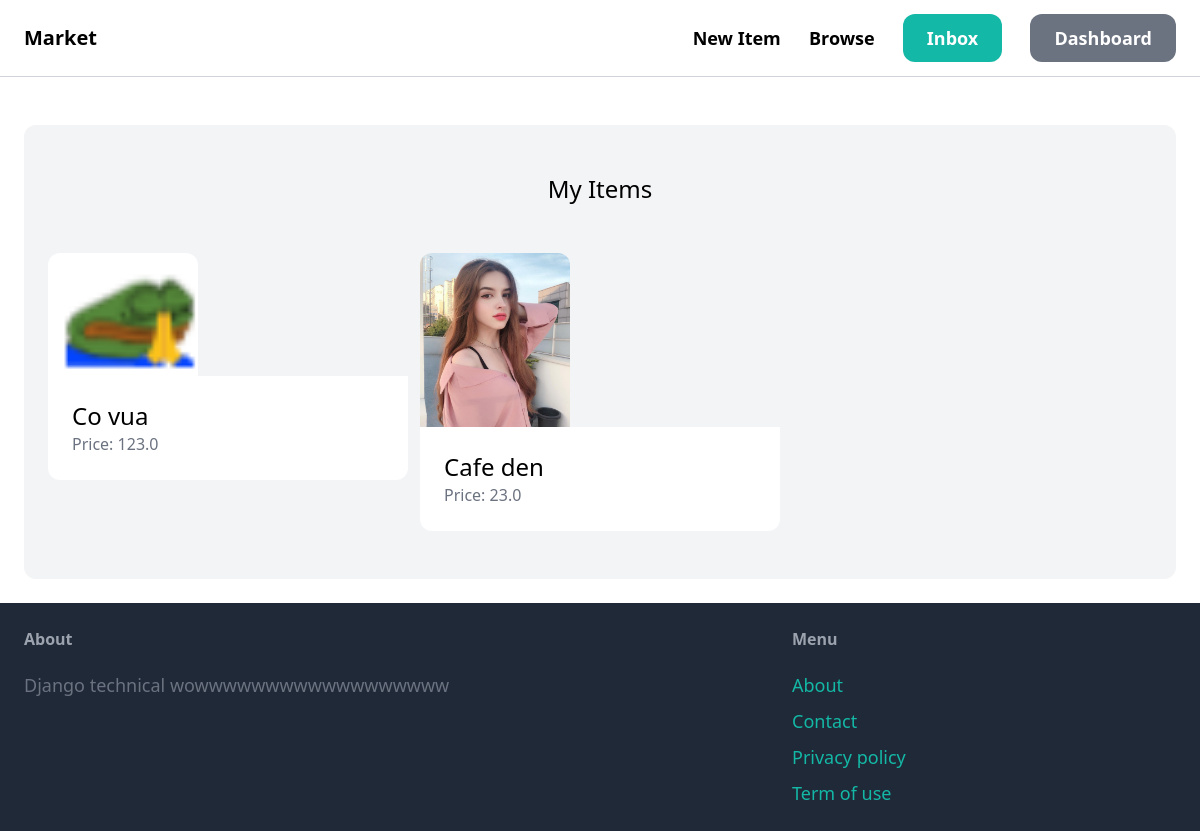
The app's page /dashboard/ (signed in), older data.
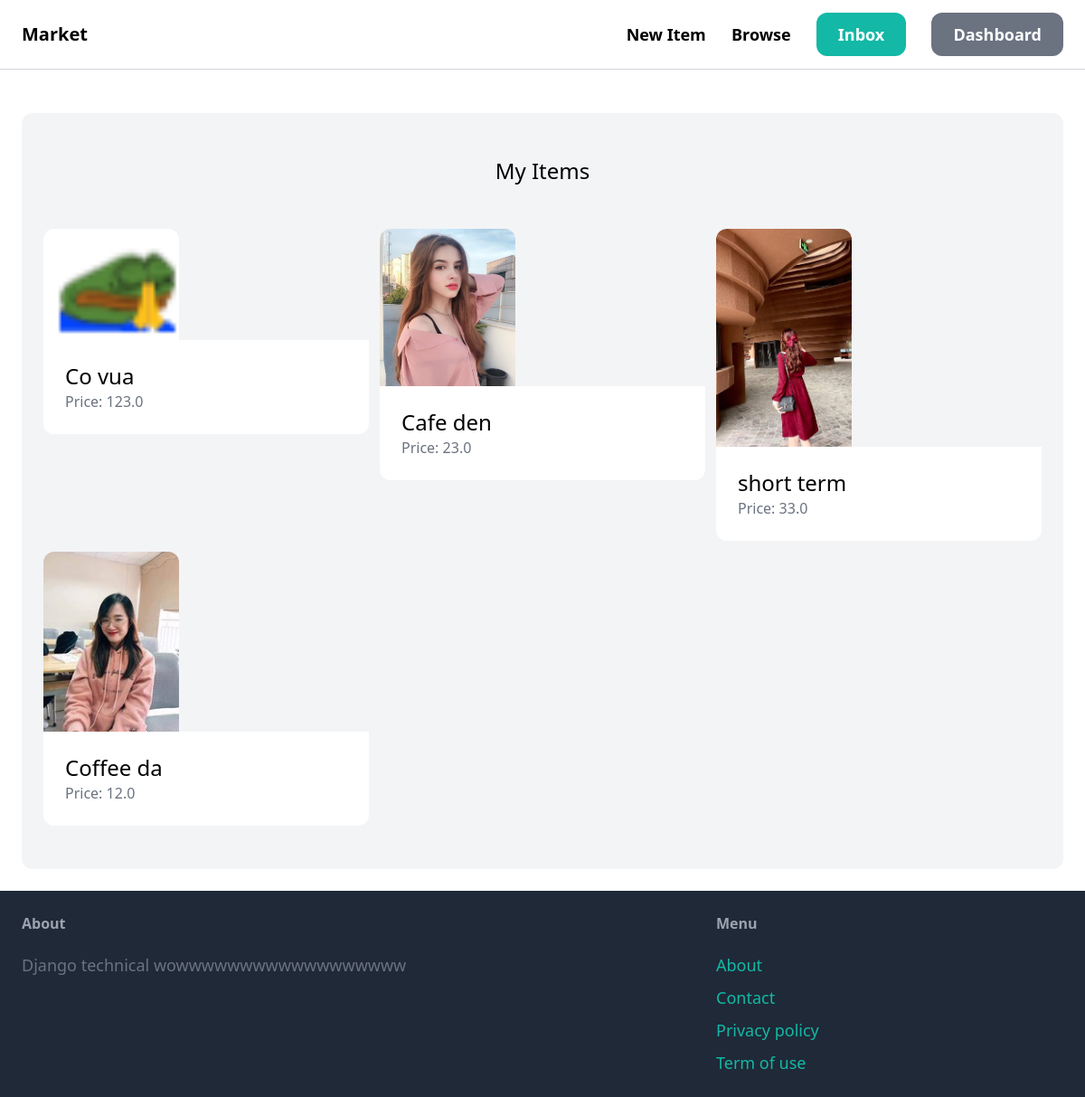
The same page, newer data.
### item/models.py (models this page shows, shortened)
class Item(models.Model):
    category = models.ForeignKey(Category, related_name='items', on_delete=models.CASCADE)
    name = models.CharField(max_length=255)
    description = models.TextField(blank=True, null=True)
    price = models.FloatField()
    image = models.ImageField(upload_to='item_images', blank=True, null=True)
    is_sold = models.BooleanField(default=False)
    created_by = models.ForeignKey(User, related_name='items', on_delete=models.CASCADE)
    created_at = models.DateTimeField(auto_now_add=True)

### dashboard/views.py (the view)
# urls.py: path('', views.index, name='index'),
@login_required
def index(request):
    items = Item.objects.filter(created_by=request.user)
    return render(request, 'dashboard/index.html',{
        "items": items
    })

### dashboard/templates/dashboard/index.html (shortened to what this page needs)
{% extends 'core/base.html' %}
{% block content %}
    <div class="mt-6 px-6 py-12 bg-gray-100 rounded-xl">
        <div class="mb-12 text-2xl text-center">
            My Items
        </div>
        <div class="grid grid-cols-3 gap-3">
            {% for item in items %}
                <div>
                    <a href="{% url 'item:detail' item.id %}">
                        <div>
                            <img
                                src="{{ item.image.url }}"
                                alt="img_item"
                                class="rounded-t-xl"
                                height="auto"
                                width="150px"
                            >
                        </div>
                        <div class="p-6 bg-white rounded-b-xl">
                            <h2 class="text-2xl">
                                {{item.name}}
                            </h2>
                            <p class="text-gray-500">
                                Price: {{item.price}}
                            </p>
                        </div>
                    </a>
                </div>
            {% endfor  %}
        </div>
    </div>
{% endblock %}

### core/templates/core/base.html (shortened to what this page needs)
<!DOCTYPE html>
<html lang="en">
<head>
    <script src="https://cdn.tailwindcss.com"></script>
</head>
<body>
    <nav class="py-6 px-6 flex justify-between items-center border-b border-gray-300">
        <a href="/" class="text-xl font-semibold">Market</a>
        <div class="space-x-6">
            <a href="{% url 'item:newitem' %}" class="text-lg font-semibold hover:text-gray-500">New Item</a>
            <a href="{% url 'item:items' %}" class="text-lg font-semibold hover:text-gray-500">Browse</a>
            {% if request.user.is_authenticated %}
            <a href="{% url 'conversation:inbox' %}" class="px-6 py-3 text-lg font-semibold bg-teal-500 text-white rounded-xl hover:bg-teal-700">Inbox</a>
            <a href="{% url 'dashboard:index' %}" class="px-6 py-3 text-lg font-semibold bg-gray-500 text-white rounded-xl hover:bg-gray-700">Dashboard</a>
            {% else %}
            <a href="{% url 'core:login' %}" class="px-6 py-3 text-lg font-semibold bg-teal-500 text-white rounded-xl hover:bg-teal-700">Login</a>
            <a href="{% url 'core:signup' %}" class="px-6 py-3 text-lg font-semibold bg-gray-500 text-white rounded-xl hover:bg-gray-700">Sign Up</a>
            {% endif %}
        </div>
    </nav>
    <div class="px-6 py-6">
        {% block content %}
        {% endblock %}
    </div>
    <footer class="py-6 px-6 flex justify-between bg-gray-800">
        <div class="w-2/3 pr-10">
            <h3 class="mb-5 font-semibold text-gray-400">
                About
            </h3>
            <p class="text-lg text-gray-500">Django technical wowwwwwwwwwwwwwwwwww</p>
        </div>
        <div class="w-1/3">
            <h3 class="mb-5 font-semibold text-gray-400">
                Menu
            </h3>
            <ul class="space-y-2">
                <li><a href="#" class="text-lg text-teal-500 hover:text-teal-700">About</a></li>
                <li><a href="{% url 'core:contact' %}" class="text-lg text-teal-500 hover:text-teal-700">Contact</a></li>
                <li><a href="#" class="text-lg text-teal-500 hover:text-teal-700">Privacy policy</a></li>
                <li><a href="#" class="text-lg text-teal-500 hover:text-teal-700">Term of use</a></li>
            </ul>
        </div>
    </footer>
</body>
</html>

Row changes from the older to the newer data that the page shows:
added Item: image (picture), name "short term", price "33.0"
added Item: image (picture), name "Coffee da", price "12.0"
